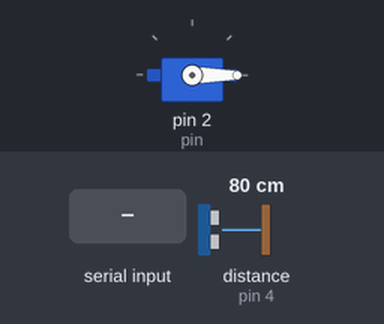
Recording of a sketch running on a simulated Arduino Uno, built with avr-gcc and run on an emulated ATmega328P. Shown: servo. Inputs (shaded band) come from the test bench; at power-on: distance to the obstacle (sensor on pin 4) 80 cm. The echo pulse lasts 58.3 µs per cm; what the sketch prints to the serial monitor is not drawn.

Above: at 1.2 s.
1.3 s: "1" received over Serial
At 2.6 s:
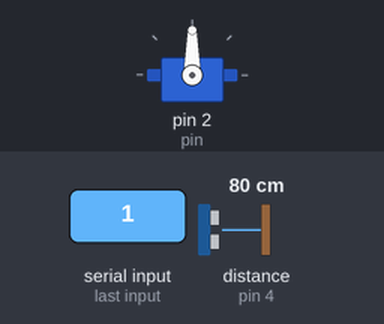
Timing chart, 0 to 10.3 s (numbered marks = the images above; inputs shaded):
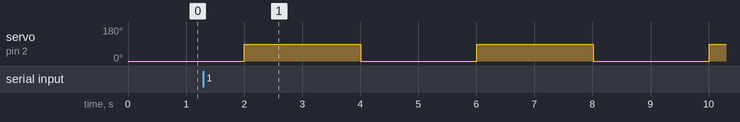

Measured:
- after the input at 1.3 s, servo on pin 2 (pin): alternates 90° for 2.0 s and 0° for 2.0 s, starting after 0.70 s

The sketch:

serbatoioCibo.ino
```cpp
/******************************************
Sistema per il controllo del cibo.

1 ciotola
1 bottiglia
1 sensore: Ultrasonic SensorModule
1 attuatore: servomotore

La bottiglia posizionata a testa in giù fa
da serbatoio per il cibo.
Nella parte superiore è posizionato il sensore
a ultrasuoni per rilevare la presenza o meno
del cibo (un livello alto indica che manca il cibo).
Nella parte inferiore è posizionato il servomotore
con un cartoncino fissato sul braccio che fa da
apri/chiudi.

 ******************************************/


#include <Servo.h>
#include "NewPing.h"

Servo myservo;

#define pin 2

#define TRIGGER 3
#define ECHO 4

int portion;  //Quantità di volte in cui il servomotore deve aprirsi e chiudersi affinché eroghi 10 grammi di cibo
int quantity; //Quantità di volte per cui il servomotore deve variare il suo stato (Chiuso-Aperto)
long timer;
int state; //0: Chiuso (0°), 1: Aperto (90°)

NewPing sonar(TRIGGER, ECHO, 400);

void setup() {
  Serial.begin(9600);

  myservo.attach(pin);
  myservo.write(0);

  timer = millis();
  state = 0;
  portion = 5;
  quantity = -1;
}

void loop() {
  /*Ricava la quantità di volte necessaria affinché il
   servomotore eroghi la corretta quantità di cibo*/
  if(Serial.available() > 0 && quantity == -1)
  {
    quantity = (Serial.read() * portion) / 10;
    Serial.println(quantity);
  }

  if(quantity >= 0)
  {
      if(state == 0 && millis() - timer > 2000)
      {
        myservo.write(90);
        quantity--;
        timer = millis();
        state = 1;
      }
      if(state == 1 && millis() - timer > 2000)
      {
        myservo.write(0);
        timer = millis();
        state = 0;
      }
  }
  else
    myservo.write(0);

  //stampa del livello di cibo (sensore ultrasuoni)
  Serial.println(sonar.ping_cm());
}
```
